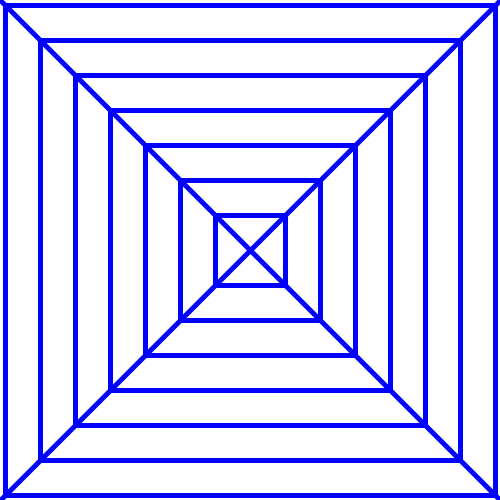
Frame 1 (no input)
Frame 60 (the mouse pressed at the canvas centre just before this capture): identical to frame 1, image omitted
Frame 120 (the mouse held since frame 60 and released just before this capture): identical to frame 1, image omitted

The Processing sketch that drew this single still picture (run headless with seeded random() and noise(); from frame 60 on, the mouse is pressed at the canvas centre):

// Processing sketch: Lab3b
// ── Lab3b.pde
//sketch for blue gate with increasing square pattern

void setup()
{
  background(255);
  size(500, 500);
}

void draw()
{
  int centX=width/2;
  int centY=height/2;
  background(255);
  rectMode(CENTER);
  noFill();
  strokeWeight(5);
  stroke(0, 0, 255);
  line(0, 0, 500, 500);
  line(500, 0, 0, 500);

  for (int i=0; i<width-100; i++)
  {
    rect(centX, centY, 70*i, 70*i);
  }
}
